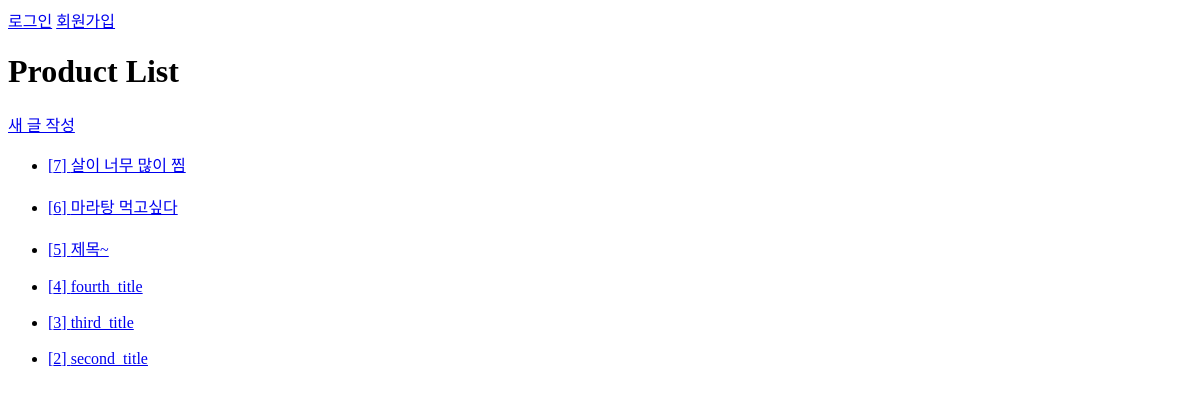
Before: /products/product_list/ with the older database file.
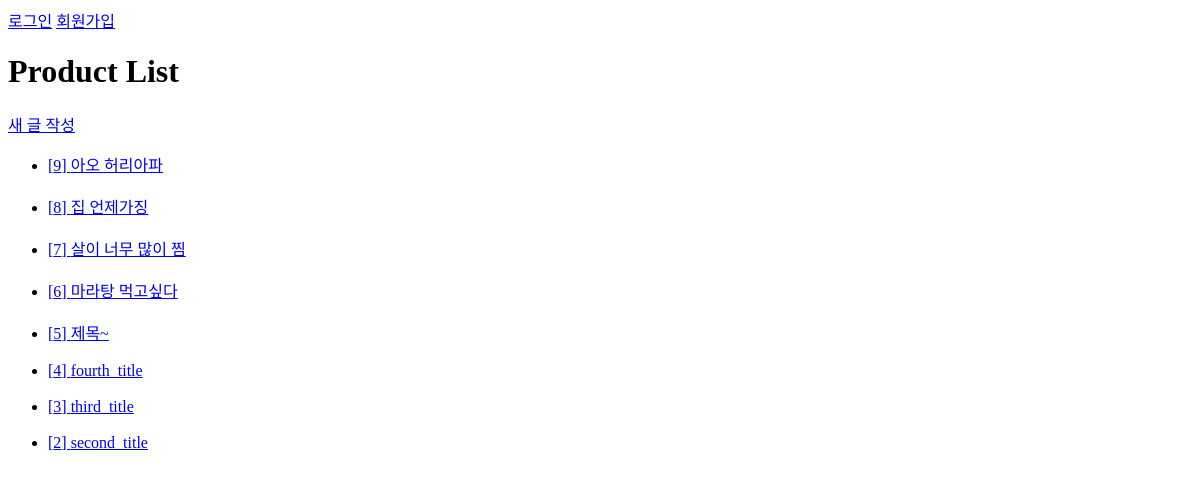
After: the same page with the newer database file.
### products/models.py (models this page shows, shortened)
class Article(models.Model):
    title = models.CharField(max_length=50)
    content = models.TextField()
    created_at = models.DateTimeField(auto_now_add=True)
    updated_at = models.DateTimeField(auto_now=True)

### products/views.py (the view)
# urls.py: path('product_list/', views.product_list, name='product_list'),
def product_list(request):
    articles = Article.objects.all().order_by('-id')
    context = {"articles" : articles,}
    return render(request, 'products/product_list.html', context)

### products/templates/products/product_list.html
{% extends "base.html" %}
{% block content %}
    <h1>Product List</h1>
    <a href="{% url 'products:new' %}">새 글 작성</a>
    <ul>
        {% for article in articles %}
            <li>
                <a href="{% url 'products:product_detail' article.id %}">
                    <div>[{{article.id}}] {{article.title}}</div>
                </a>
                <br>
            </li>
        {% endfor %}
    </ul>
{% endblock content %}

Changed rows visible on the page:
added Article: id "9", title "아오 허리아파"
added Article: id "8", title "집 언제가징"
